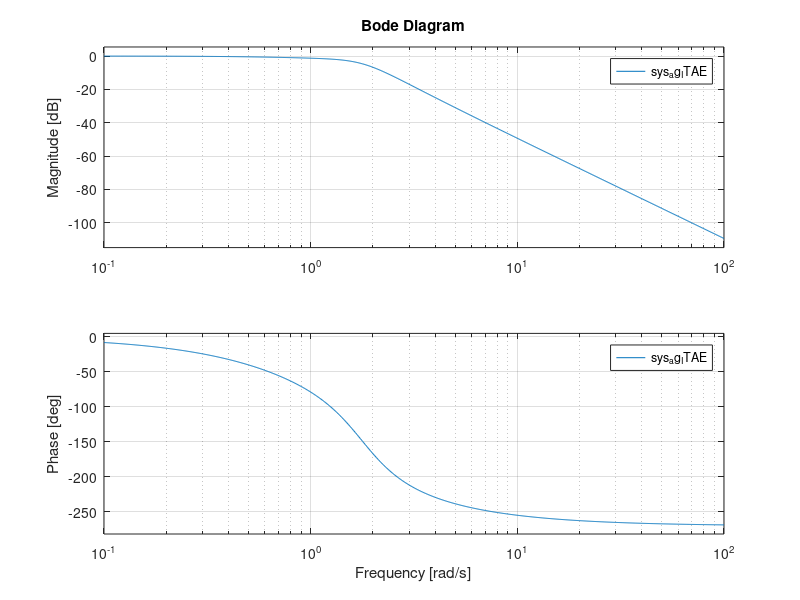
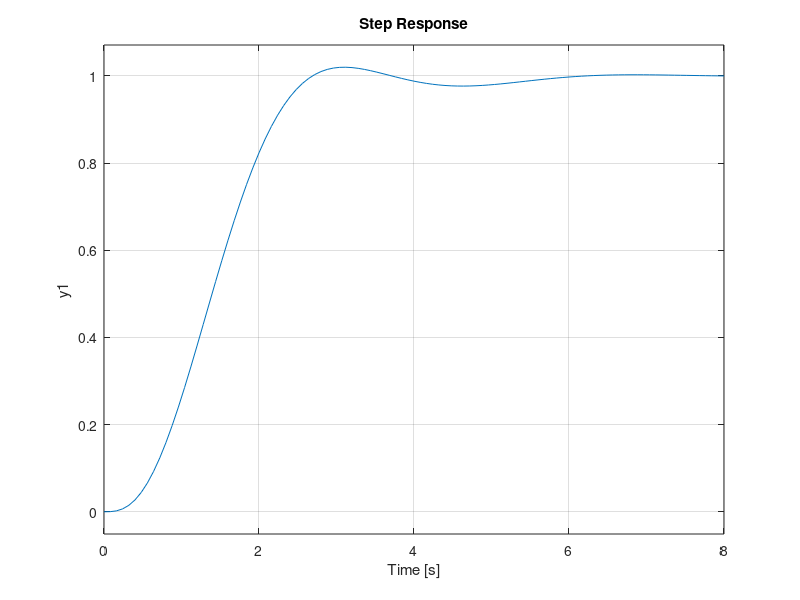
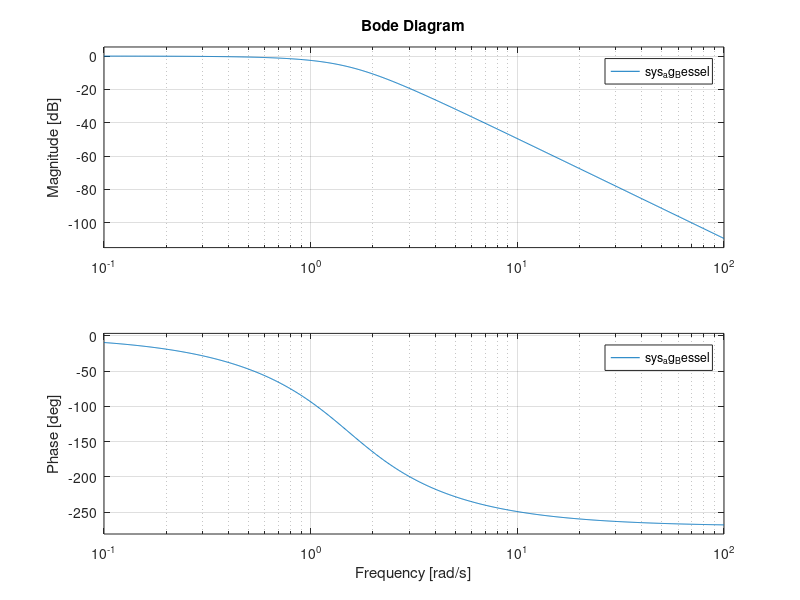
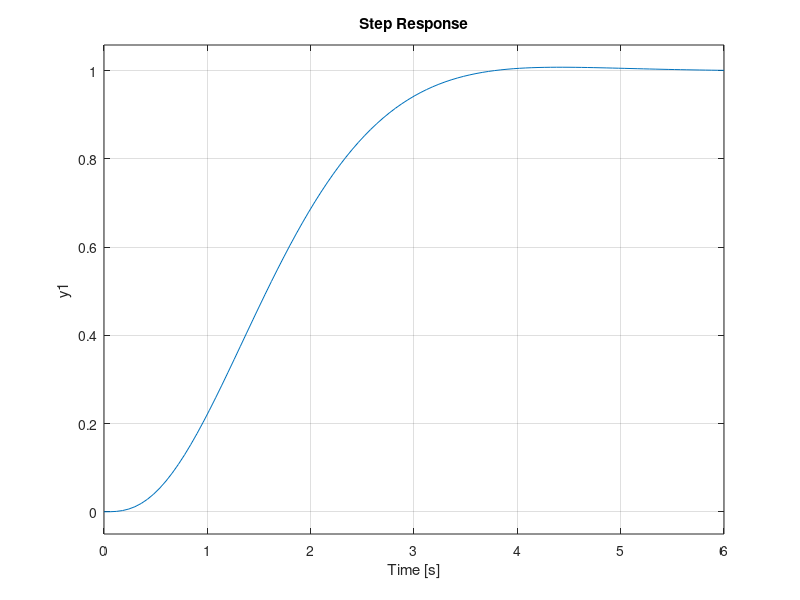

These figures' MATLAB source, in order: (Note: this script raises an error after producing the figures.)
% CA1CA3 Briefing MATLAB Demostration (State Augmentation)
clear
close all
%% ---------------------------------------------------------------------- %
% Formulate the Augmented State-Space Model

Fbar = [  0,       1,      0;
             -1.20, -3.71,  0;
                1,       0,     0]; % The process matrix for the augmented system
Gu = [0; 1; 0]; % The input matrix for u
Gr = [0; 0; -1]; % The input matrix for r
Gv = [0; 1; 0]; % Used for Disturbance Analysis; The input matrix for disturbance v
% 这里干扰为什么加在x2上面

Hbar = [1, 0, 0]; % The output matrix for y

%% ---------------------------------------------------------------------- %
% Design Using Ackermann's Formula

ITAEPoles = 1.5*[-0.7081; -0.5210+1.068*1i; -0.5210-1.068*1i];
K_ITAE = acker(Fbar,Gu,ITAEPoles);
sys_ag_ITAE = ss(Fbar-Gu*K_ITAE, Gr, Hbar, 0);
% sys_ag_ITAE is already closed-loop system since 'F-GK' is used as the
% process matrix
% There is no need to use function 'feedback' to build the closed-loop
% system
figure(12)
bode(sys_ag_ITAE)
figure(13)
step(sys_ag_ITAE)
grid on
%%
BesselPoles = 1.5*[-0.9420; -0.7455+0.7112*1i;  -0.7455-0.7112*1i];
K_Bessel = acker(Fbar,Gu,BesselPoles);
sys_ag_Bessel = ss(Fbar-Gu*K_Bessel, Gr, Hbar, 0);
figure(14)
bode(sys_ag_Bessel)
figure(15)
step(sys_ag_Bessel)
grid on

SODPoles = [-2; -3.6+2.7*1i; -3.6-2.7*1i];
K_SOD = acker(Fbar,Gu,SODPoles);
sys_ag_SOD = ss(Fbar-Gu*K_SOD,Gr,Hbar,0);
figure(16)
bode(sys_ag_SOD)
figure(17)
step(sys_ag_SOD)
grid on

%% ---------------------------------------------------------------------- %
% Design Using LQR

Q_LQR = [5,  0,  0;
         0,  1,  0;
         0,  0, 100];
R_LQR = 1;
[K_LQR,~,~] = lqr(Fbar, Gu, Q_LQR, R_LQR);
sys_ag_LQR = ss(Fbar-Gu * K_LQR, Gr, Hbar, 0);
r_gain = 1/dcgain(sys_ag_LQR);
% 为什么这里的DC gain刚好为1

[num, den] = ss2tf(Fbar-Gu * K_LQR, Gr, Hbar, 0);
sys_tf = tf(num,den)

figure(18)
bode(sys_ag_LQR)
figure(19)
step(sys_ag_LQR)
grid on

sys_ag_LQR_Control = ss(Fbar-Gu*K_LQR,Gr,-K_LQR,0);
% In sys_ag_LQR_Control, Hbar is changed to -K_LQR
% In this case, MATLAB would treat -K_LQR*x as the output of the system,
% which is nothing else but the control signal
% Therefore, by doing a unit step response analysis, the control signal
% response can be displayed
figure(20)
step(sys_ag_LQR_Control)
grid on

%% ---------------------------------------------------------------------- %
% Disturbance Study

sys_ag_Disturb = ss(Fbar-Gu*K_LQR, Gv, Hbar, 0);
% Gr is changed to Gv
% For sys_ag_Disturb, the input matrix is set Gv in order to study the
% system response when disturbance v comes in
% In this case study, the reference signal r is zero.
figure(21)
bode(sys_ag_Disturb)
figure(22)
step(sys_ag_Disturb)
grid on
sys_ag_Disturb_Control = ss(Fbar - Gu*K_LQR, Gv, -K_LQR, 0);  %这个是输入对噪声的响应吗？
figure(23) 
step(sys_ag_Disturb_Control)
grid on

%Provide plots showing the response of the output, y, to a unit step in u.

%plot u with disturbance
sys_u_Disturb = ss(Fbar-Gu*K_LQR, Gv, [0,1,0], 0);
figure(24)
step(sys_u_Disturb)


% SOD
[num, den] = ss2tf(F-Gu * K_SOD, Gr, H, 0);
sys_tf_SOD = tf(num,den)
[num, den] = ss2tf(F-Gu * K_ITAE, Gr, H, 0);
sys_tf_ITAE = tf(num,den)
[num, den] = ss2tf(F-Gu * K_Bessel, Gr, H, 0);
sys_tf_Bessel = tf(num,den)
[num, den] = ss2tf(F-Gu * K_LQR, Gr, H, 0);
sys_tf_LQR = tf(num,den)

